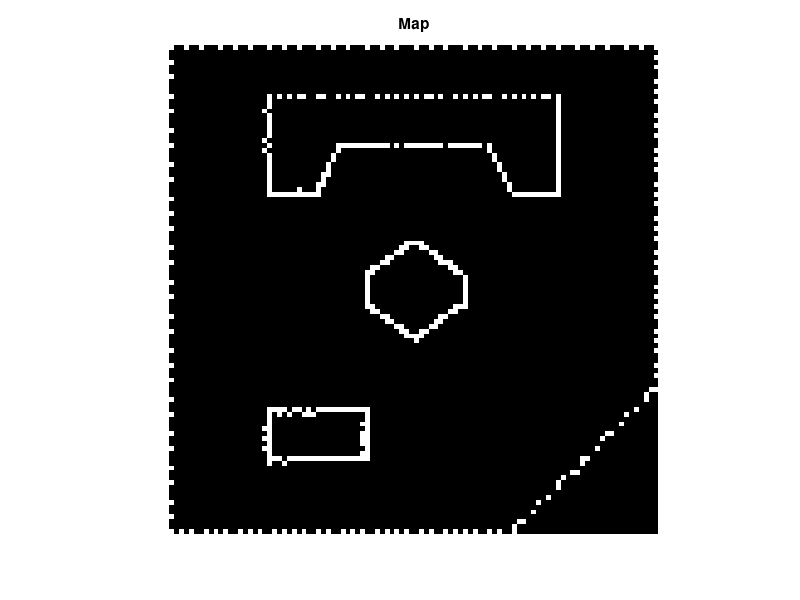

This figure's MATLAB source:
%% Data Extraction
load('HW3data.mat'); 
x_coords = map_x;
y_coords = map_y;
obstacle_id = index;
grid_size = 100;
x_min = min(x_coords);
x_max = max(x_coords);
y_min = min(y_coords);
y_max = max(y_coords);

%% cell Properties
cell_width = (x_max - x_min) / grid_size;
cell_height = (y_max - y_min) / grid_size;
binary_matrix = zeros(grid_size, grid_size);

% Marking Cell
for i = 1:length(x_coords)
    x_idx = floor((x_coords(i) - x_min) / cell_width) + 1;
    y_idx = floor((y_coords(i) - y_min) / cell_height) + 1;
    x_idx = min(max(x_idx, 1), grid_size);
    y_idx = min(max(y_idx, 1), grid_size);
    binary_matrix(y_idx, x_idx) = 1;
end

binary_image = logical(binary_matrix);
figure;
imshow(binary_image);
title('Map');
output_matrix = binary_matrix;
output_image = binary_image;
save('binary_map.mat', 'output_matrix', 'output_image');
